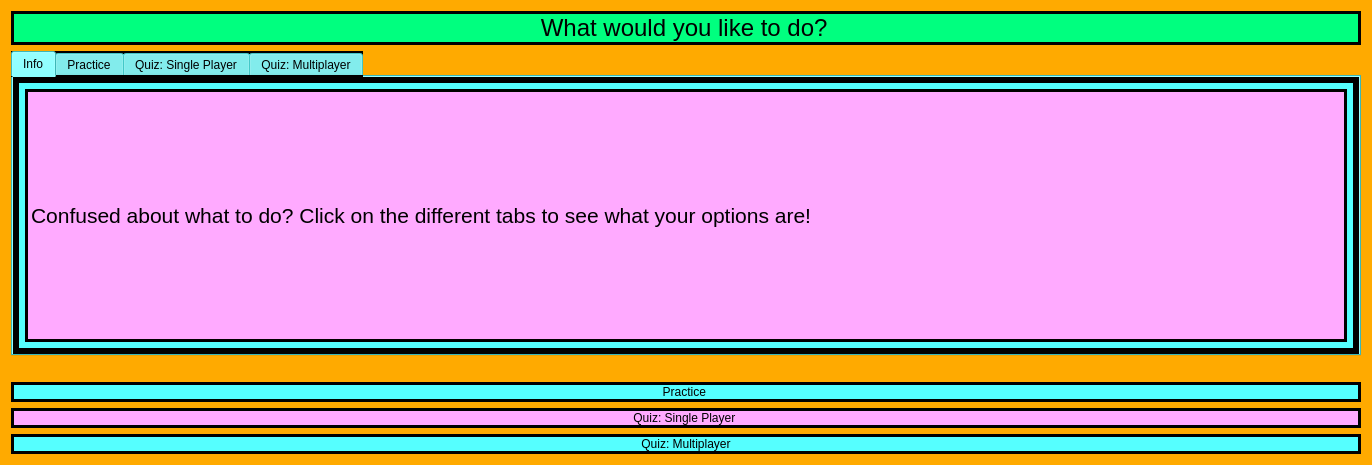
<?xml version="1.0" encoding="UTF-8"?>
<ui version="4.0">
 <class>Five_to_Seven</class>
 <widget class="QDialog" name="Five_to_Seven">
  <property name="geometry">
   <rect>
    <x>0</x>
    <y>0</y>
    <width>1372</width>
    <height>465</height>
   </rect>
  </property>
  <property name="windowTitle">
   <string>Dialog</string>
  </property>
  <property name="styleSheet">
   <string notr="true">background-color: rgb(255, 170, 0);</string>
  </property>
  <layout class="QGridLayout" name="gridLayout">
   <item row="5" column="0">
    <widget class="QPushButton" name="pushButton_2">
     <property name="toolTip">
      <string>&lt;html&gt;&lt;head/&gt;&lt;body&gt;&lt;p&gt;&lt;span style=&quot; font-size:12pt;&quot;&gt;I'm ready to be tested!&lt;/span&gt;&lt;/p&gt;&lt;/body&gt;&lt;/html&gt;</string>
     </property>
     <property name="styleSheet">
      <string notr="true">font: 75 16pt &quot;Comic Sans MS&quot;;

border: 3px solid black;
background-color: rgb(255, 170, 255);</string>
     </property>
     <property name="text">
      <string>Quiz: Single Player </string>
     </property>
    </widget>
   </item>
   <item row="0" column="0">
    <widget class="QLabel" name="label">
     <property name="styleSheet">
      <string notr="true">font: 12pt &quot;Comic Sans MS&quot;;
background-color: rgb(0, 255, 127);
border: 3px solid black;</string>
     </property>
     <property name="text">
      <string>&lt;html&gt;&lt;head/&gt;&lt;body&gt;&lt;p align=&quot;center&quot;&gt;&lt;span style=&quot; font-size:18pt;&quot;&gt;What would you like to do? &lt;/span&gt;&lt;/p&gt;&lt;/body&gt;&lt;/html&gt;</string>
     </property>
    </widget>
   </item>
   <item row="2" column="0" rowspan="2">
    <widget class="QLabel" name="label_2">
     <property name="text">
      <string/>
     </property>
    </widget>
   </item>
   <item row="4" column="0">
    <widget class="QPushButton" name="pushButton">
     <property name="styleSheet">
      <string notr="true">font: 75 16pt &quot;Comic Sans MS&quot;;

border: 3px solid black;
background-color: rgb(85, 255, 255);</string>
     </property>
     <property name="text">
      <string>Practice </string>
     </property>
    </widget>
   </item>
   <item row="7" column="0">
    <widget class="QPushButton" name="pushButton_3">
     <property name="toolTip">
      <string>&lt;html&gt;&lt;head/&gt;&lt;body&gt;&lt;p&gt;&lt;span style=&quot; font-size:12pt;&quot;&gt;I'd like to test myself against a friend!&lt;/span&gt;&lt;/p&gt;&lt;/body&gt;&lt;/html&gt;</string>
     </property>
     <property name="styleSheet">
      <string notr="true">font: 75 16pt &quot;Comic Sans MS&quot;;

border: 3px solid black;
background-color: rgb(85, 255, 255);</string>
     </property>
     <property name="text">
      <string>Quiz: Multiplayer</string>
     </property>
    </widget>
   </item>
   <item row="1" column="0">
    <widget class="QTabWidget" name="tabWidget">
     <property name="styleSheet">
      <string notr="true">font: 75 12pt &quot;Comic Sans MS&quot;;

border: 3px solid black;
background-color: rgb(85, 255, 255);
border: 3px solid black;</string>
     </property>
     <property name="currentIndex">
      <number>0</number>
     </property>
     <widget class="QWidget" name="tab_3">
      <property name="styleSheet">
       <string notr="true">font: 75 16pt &quot;Comic Sans MS&quot;;

border: 3px solid black;
background-color: rgb(85, 255, 255);</string>
      </property>
      <attribute name="title">
       <string>Info</string>
      </attribute>
      <layout class="QGridLayout" name="gridLayout_2">
       <item row="0" column="0">
        <widget class="QLabel" name="label_4">
         <property name="sizePolicy">
          <sizepolicy hsizetype="Expanding" vsizetype="Expanding">
           <horstretch>0</horstretch>
           <verstretch>0</verstretch>
          </sizepolicy>
         </property>
         <property name="styleSheet">
          <string notr="true">background-color: rgb(255, 170, 255);
font: 75 18pt &quot;Comic Sans MS&quot;;</string>
         </property>
         <property name="text">
          <string>&lt;html&gt;&lt;head/&gt;&lt;body&gt;&lt;p&gt;&lt;span style=&quot; font-family:'MS Shell Dlg 2'; font-size:16pt; font-weight:400; color:#000000;&quot;&gt;Confused about what to do? Click on the different tabs to see what your options are!&lt;/span&gt;&lt;/p&gt;&lt;/body&gt;&lt;/html&gt;</string>
         </property>
        </widget>
       </item>
      </layout>
     </widget>
     <widget class="QWidget" name="tab">
      <attribute name="title">
       <string>Practice</string>
      </attribute>
      <layout class="QGridLayout" name="gridLayout_3">
       <item row="0" column="0">
        <widget class="QLabel" name="label_3">
         <property name="sizePolicy">
          <sizepolicy hsizetype="Expanding" vsizetype="Expanding">
           <horstretch>0</horstretch>
           <verstretch>0</verstretch>
          </sizepolicy>
         </property>
         <property name="styleSheet">
          <string notr="true">background-color: rgb(255, 170, 255);</string>
         </property>
         <property name="text">
          <string>&lt;html&gt;&lt;head/&gt;&lt;body&gt;&lt;p&gt;Practice Mode simply means that you will be given 10 random questions in your chosen section (Addition or Subtraction). &lt;/p&gt;&lt;p&gt;There is no score count and you are allowed as many tries as you want until you understand.&lt;/p&gt;&lt;/body&gt;&lt;/html&gt;</string>
         </property>
        </widget>
       </item>
      </layout>
     </widget>
     <widget class="QWidget" name="tab_2">
      <attribute name="title">
       <string>Quiz: Single Player</string>
      </attribute>
      <layout class="QGridLayout" name="gridLayout_4">
       <item row="0" column="0">
        <widget class="QLabel" name="label_5">
         <property name="sizePolicy">
          <sizepolicy hsizetype="Expanding" vsizetype="Expanding">
           <horstretch>0</horstretch>
           <verstretch>0</verstretch>
          </sizepolicy>
         </property>
         <property name="styleSheet">
          <string notr="true">background-color: rgb(255, 170, 255);</string>
         </property>
         <property name="text">
          <string>&lt;html&gt;&lt;head/&gt;&lt;body&gt;&lt;p&gt;Quiz: Single Player Mode simply means that you will be given 10 random questions in your chosen section (Addition &lt;/p&gt;&lt;p&gt;or Subtraction), there IS a score count and you are only allowed one try for each question. &lt;/p&gt;&lt;p&gt;Hint: Try out the questions in the practice section first to see how you do &lt;/p&gt;&lt;/body&gt;&lt;/html&gt;</string>
         </property>
        </widget>
       </item>
      </layout>
     </widget>
     <widget class="QWidget" name="tab_4">
      <attribute name="title">
       <string>Quiz: Multiplayer</string>
      </attribute>
      <layout class="QGridLayout" name="gridLayout_5">
       <item row="0" column="0">
        <widget class="QLabel" name="label_6">
         <property name="sizePolicy">
          <sizepolicy hsizetype="Expanding" vsizetype="Expanding">
           <horstretch>0</horstretch>
           <verstretch>0</verstretch>
          </sizepolicy>
         </property>
         <property name="styleSheet">
          <string notr="true">background-color: rgb(255, 170, 255);</string>
         </property>
         <property name="text">
          <string>&lt;html&gt;&lt;head/&gt;&lt;body&gt;&lt;p&gt;Quiz: Multiplayer Mode simply means that you and a friend will be given 10 random questions in your chosen section (Addition &lt;/p&gt;&lt;p&gt;or Subtraction), there IS a score count and you are only allowed one try for each question. &lt;/p&gt;&lt;p&gt;Hint: Both of you should try out single player mode first to get warmed up.&lt;/p&gt;&lt;/body&gt;&lt;/html&gt;</string>
         </property>
        </widget>
       </item>
      </layout>
     </widget>
    </widget>
   </item>
  </layout>
 </widget>
 <resources/>
 <connections/>
</ui>
